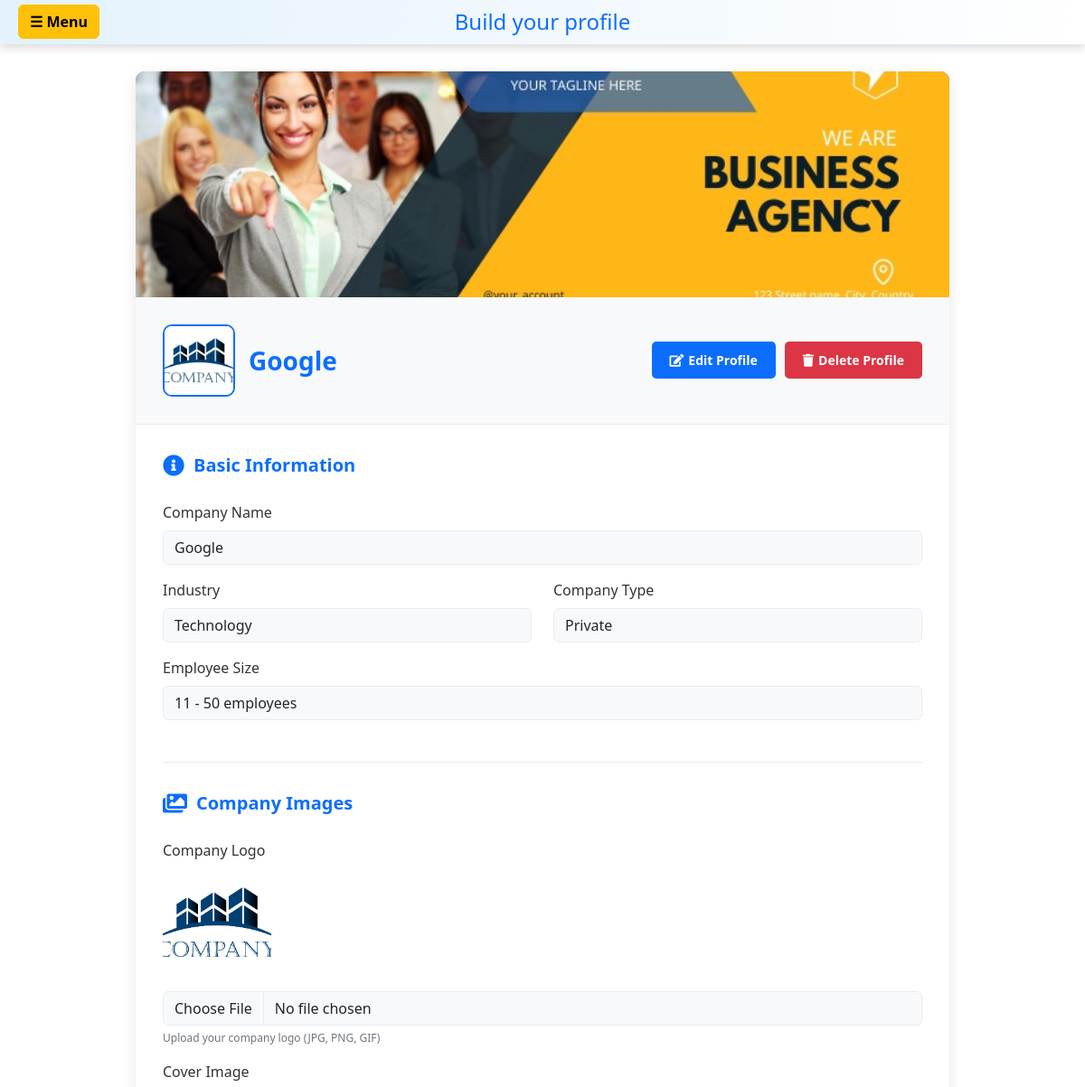
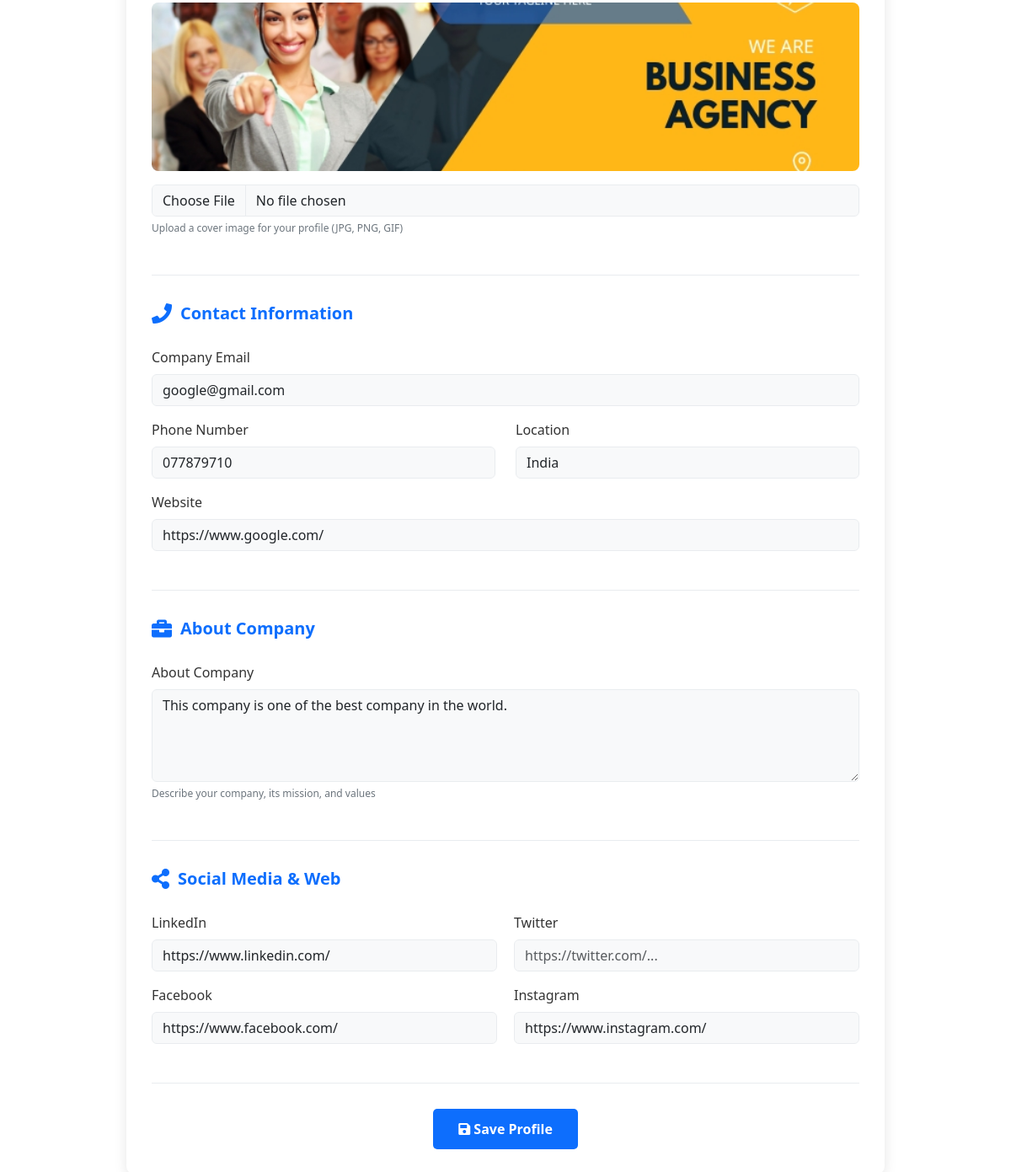
/hr-profile/ (signed in), run on the app's committed database (2 pictures, top to bottom).
### hr/models.py (models this page shows, shortened)
class HRProfile(models.Model):
    INDUSTRY_CHOICES = (
        ('technology', 'Technology'),
        ('finance', 'Finance'),
        ('healthcare', 'Healthcare'),
        ('retail', 'Retail'),
        ('manufacturing', 'Manufacturing'),
        ('education', 'Education'),
        ('hospitality', 'Hospitality'),
        ('real_estate', 'Real Estate'),
        ('banking', 'Banking'),
        ('insurance', 'Insurance'),
        ('consulting', 'Consulting'),
        ('logistics', 'Logistics'),
        ('media', 'Media & Entertainment'),
        ('other', 'Other'),
    )
    EMPLOYEE_SIZE_CHOICES = (
        ('1-10', '1 - 10 employees'),
        ('11-50', '11 - 50 employees'),
        ('51-200', '51 - 200 employees'),
        ('201-500', '201 - 500 employees'),
        ('501-1000', '501 - 1000 employees'),
        ('1000+', '1000+ employees'),
    )
    COMPANY_TYPE_CHOICES = (
        ('private', 'Private'),
        ('public', 'Public'),
        ('ngo', 'NGO'),
        ('startup', 'Startup'),
        ('government', 'Government'),
    )
    user = models.OneToOneField(User, on_delete=models.CASCADE)
    company_name = models.CharField(max_length=200)
    company_logo = models.ImageField(upload_to='hr_logos/', null=True, blank=True)
    cover_image = models.ImageField(upload_to='hr_covers/', null=True, blank=True)
    industry = models.CharField(max_length=50, choices=INDUSTRY_CHOICES)
    company_type = models.CharField(max_length=20, choices=COMPANY_TYPE_CHOICES, default='private')
    employee_size = models.CharField(max_length=20, choices=EMPLOYEE_SIZE_CHOICES)
    email = models.EmailField()
    phone_number = models.CharField(max_length=20, null=True, blank=True)
    website = models.URLField(null=True, blank=True)
    location = models.CharField(max_length=200)
    about_company = models.TextField(help_text="Describe your company")
    linkedin_url = models.URLField(null=True, blank=True)
    facebook_url = models.URLField(null=True, blank=True)
    twitter_url = models.URLField(null=True, blank=True)
    instagram_url = models.URLField(null=True, blank=True)
    created_at = models.DateTimeField(auto_now_add=True)
    updated_at = models.DateTimeField(auto_now=True)

### hr/views.py (the view)
# urls.py: path("hr-profile/", views.hr_profile, name='hr_profile'),
@login_required(login_url='login_user')
def hr_profile(request):
    try:
        profile = HRProfile.objects.get(user=request.user)
    except HRProfile.DoesNotExist:
        profile = None
    if request.method == 'POST':
        form = HRProfileForm(request.POST, request.FILES, instance=profile)
        if form.is_valid():
            profile = form.save(commit=False)
            profile.user = request.user
            profile.save()
            messages.success(request, "Profile saved successfully!")
            return redirect('hr_profile')
    else:
        form = HRProfileForm(instance=profile)
    context = {
        'form': form,
        'profile': profile,
        'navbar_title': 'Build your profile',
    }
    return render(request, 'hr/profile.html', context)

### hr/templates/hr/profile.html (shortened to what this page needs)
<!DOCTYPE html>
<html lang="en">
<head>
    <link href="https://cdn.jsdelivr.net/npm/bootstrap@5.3.8/dist/css/bootstrap.min.css" rel="stylesheet">
    <link rel="stylesheet" href="https://cdnjs.cloudflare.com/ajax/libs/font-awesome/5.15.3/css/all.min.css">
</head>
<body>
{% include 'hr/navbar.html' %}
<div class="profile-container">
    <div class="cover-image-section" id="coverImageSection">
        {% if profile and profile.cover_image %}
            <img src="{{ profile.cover_image.url }}" alt="Cover Image" id="coverImagePreview">
        {% else %}
            <div id="coverImagePreview"></div>
        {% endif %}
    </div>
    <div class="profile-header">
        <div class="profile-title">
            {% if profile and profile.company_logo %}
                <img src="{{ profile.company_logo.url }}" alt="Company Logo" class="profile-logo">
            {% else %}
                <i class="fas fa-building"></i>
            {% endif %}
            <span>{{ profile.company_name|default:"Create Your Company Profile" }}</span>
        </div>
        {% if profile %}
        <div class="action-buttons">
            <button type="button" class="btn-edit" id="editBtn" onclick="enableEdit()">
                <i class="fas fa-edit"></i> Edit Profile
            </button>
            <button type="button" class="btn-delete" onclick="confirmDelete()">
                <i class="fas fa-trash"></i> Delete Profile
            </button>
        </div>
        {% endif %}
    </div>
    <form method="POST" enctype="multipart/form-data" novalidate id="profileForm" {% if profile %}readonly{% endif %}>
        <div class="form-section">
            <div class="section-title">
                <i class="fas fa-info-circle"></i> Basic Information
            </div>
            <div class="form-group mb-3">
                <label for="{{ form.company_name.id_for_label }}">{{ form.company_name.label }}</label>
                {{ form.company_name }}
            </div>
            <div class="row">
                <div class="col-md-6 form-group mb-3">
                    <label for="{{ form.industry.id_for_label }}">{{ form.industry.label }}</label>
                    {{ form.industry }}
                </div>
                <div class="col-md-6 form-group mb-3">
                    <label for="{{ form.company_type.id_for_label }}">{{ form.company_type.label }}</label>
                    {{ form.company_type }}
                </div>
            </div>
            <div class="form-group mb-3">
                <label for="{{ form.employee_size.id_for_label }}">{{ form.employee_size.label }}</label>
                {{ form.employee_size }}
            </div>
        </div>
        <div class="form-section">
            <div class="section-title">
                <i class="fas fa-images"></i> Company Images
            </div>
            <div class="form-group mb-3">
                <label for="{{ form.company_logo.id_for_label }}">{{ form.company_logo.label }}</label>
                {% if profile and profile.company_logo %}
                    <div class="mb-3">
                        <img src="{{ profile.company_logo.url }}" alt="Company Logo" style="width: 120px; height: 120px; border-radius: 8px; object-fit: cover;">
                    </div>
                {% endif %}
                {{ form.company_logo }}
                <div class="help-text">Upload your company logo (JPG, PNG, GIF)</div>
            </div>
            <div class="form-group mb-3">
                <label for="{{ form.cover_image.id_for_label }}">{{ form.cover_image.label }}</label>
                {% if profile and profile.cover_image %}
                    <div class="mb-3">
                        <img src="{{ profile.cover_image.url }}" alt="Cover Image" style="width: 100%; max-height: 200px; border-radius: 8px; object-fit: cover;">
                    </div>
                {% endif %}
                {{ form.cover_image }}
                <div class="help-text">Upload a cover image for your profile (JPG, PNG, GIF)</div>
            </div>
        </div>
        <div class="form-section">
            <div class="section-title">
                <i class="fas fa-phone"></i> Contact Information
            </div>
            <div class="form-group mb-3">
                <label for="{{ form.email.id_for_label }}">{{ form.email.label }}</label>
                {{ form.email }}
            </div>
            <div class="row">
                <div class="col-md-6 form-group mb-3">
                    <label for="{{ form.phone_number.id_for_label }}">{{ form.phone_number.label }}</label>
                    {{ form.phone_number }}
                </div>
                <div class="col-md-6 form-group mb-3">
                    <label for="{{ form.location.id_for_label }}">{{ form.location.label }}</label>
                    {{ form.location }}
                </div>
            </div>
            <div class="form-group mb-3">
                <label for="{{ form.website.id_for_label }}">{{ form.website.label }}</label>
                {{ form.website }}
            </div>
        </div>
        <div class="form-section">
            <div class="section-title">
                <i class="fas fa-briefcase"></i> About Company
            </div>
            <div class="form-group mb-3">
                <label for="{{ form.about_company.id_for_label }}">{{ form.about_company.label }}</label>
                {{ form.about_company }}
                <div class="help-text">Describe your company, its mission, and values</div>
            </div>
        </div>
        <div class="form-section">
            <div class="section-title">
                <i class="fas fa-share-alt"></i> Social Media & Web
            </div>
            <div class="social-media-row">
                <div>
                    <div class="form-group mb-3">
                        <label for="{{ form.linkedin_url.id_for_label }}">{{ form.linkedin_url.label }}</label>
                        {{ form.linkedin_url }}
                    </div>
                    <div class="form-group mb-3">
                        <label for="{{ form.facebook_url.id_for_label }}">{{ form.facebook_url.label }}</label>
                        {{ form.facebook_url }}
                    </div>
                </div>
                <div>
                    <div class="form-group mb-3">
                        <label for="{{ form.twitter_url.id_for_label }}">{{ form.twitter_url.label }}</label>
                        {{ form.twitter_url }}
                    </div>
                    <div class="form-group mb-3">
                        <label for="{{ form.instagram_url.id_for_label }}">{{ form.instagram_url.label }}</label>
                        {{ form.instagram_url }}
                    </div>
                </div>
            </div>
        </div>
        <div class="text-center" id="submitBtnContainer" style="padding-bottom: 30px; padding-left: 30px; padding-right: 30px;" {% if profile %}style="display: none; padding-bottom: 30px; padding-left: 30px; padding-right: 30px;"{% endif %}>
            <button type="submit" class="btn-submit">
                <i class="fas fa-save"></i> Save Profile
            </button>
        </div>
    </form>
</div>
</body>
</html>

### hr/templates/hr/profile.html (style rules this page uses)
body { background: #f8f9fa; font-family: 'Segoe UI', Tahoma, Geneva, Verdana, sans-serif; }
.profile-container { max-width: 900px; margin: 30px auto; background: white; padding: 0; border-radius: 10px; box-shadow: 0 4px 15px rgba(0,0,0,0.1); overflow: hidden; }
.cover-image-section { position: relative; height: 250px; background: linear-gradient(135deg, #667eea 0%, #764ba2 100%); overflow: hidden; }
.cover-image-section img { width: 100%; height: 100%; object-fit: cover; }
.form-section { margin: 30px; padding-bottom: 30px; border-bottom: 1px solid #e9ecef; }
.section-title { font-size: 20px; font-weight: 600; color: #0d6efd; margin-bottom: 25px; display: flex; align-items: center; }
.section-title i { margin-right: 10px; font-size: 24px; }
.form-group label { font-weight: 500; color: #333; margin-bottom: 8px; }
.form-control, .form-select { border-radius: 5px; border: 1px solid #ddd; padding: 10px 12px; }
.profile-header { padding: 30px; display: flex; justify-content: space-between; align-items: center; background: #f8f9fa; border-bottom: 1px solid #e9ecef; }
.profile-title { margin: 0; font-size: 28px; font-weight: 700; color: #0d6efd; display: flex; align-items: center; gap: 15px; }
.profile-logo { width: 80px; height: 80px; border-radius: 10px; object-fit: cover; border: 2px solid #0d6efd; }
.action-buttons { display: flex; gap: 10px; }
.btn-edit, .btn-delete, .btn-cancel { padding: 10px 20px; border: none; border-radius: 5px; font-size: 14px; font-weight: 600; cursor: pointer; transition: 0.3s; display: flex; align-items: center; gap: 5px; }
.btn-edit { background-color: #0d6efd; color: white; }
.btn-delete { background-color: #dc3545; color: white; }
.btn-submit { background-color: #0d6efd; color: white; padding: 12px 30px; border: none; border-radius: 5px; font-size: 16px; font-weight: 600; cursor: pointer; transition: 0.3s; }
.help-text { font-size: 12px; color: #6c757d; margin-top: 5px; }
.social-media-row { display: grid; grid-template-columns: 1fr 1fr; gap: 20px; }
form[readonly] input:not([type="submit"]), form[readonly] select, form[readonly] textarea { pointer-events: none; background-color: #f8f9fa; border-color: #e9ecef; }
form[readonly] input[type="file"] { pointer-events: none; }

### data on the page
HRProfile: cover_image (picture), company_logo (picture), company_name "Google", industry "Technology", company_type "Private", employee_size "11 - 50 employees", email "google@gmail.com", phone_number "077879710", location "India", website "https://www.google.com/", about_company "This company is one of the best company in the world.", linkedin_url "https://www.linkedin.com/", facebook_url "https://www.facebook.com/", instagram_url "https://www.instagram.com/"

### other printed values
{{ navbar_title|safe }} "Build your profile"
